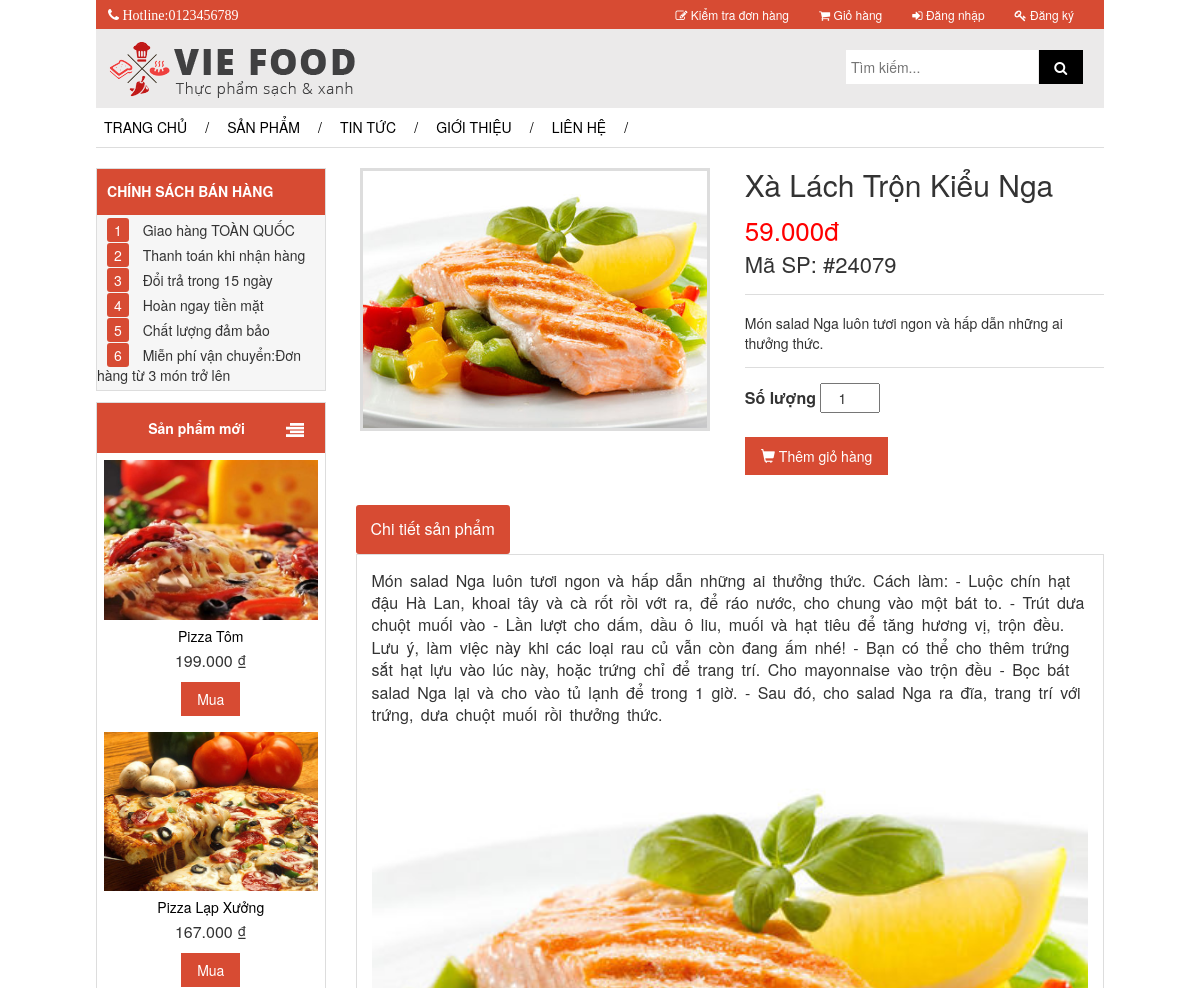
The app's page /chitietsanpham.php?san-pham=24079 (upper part), older data.
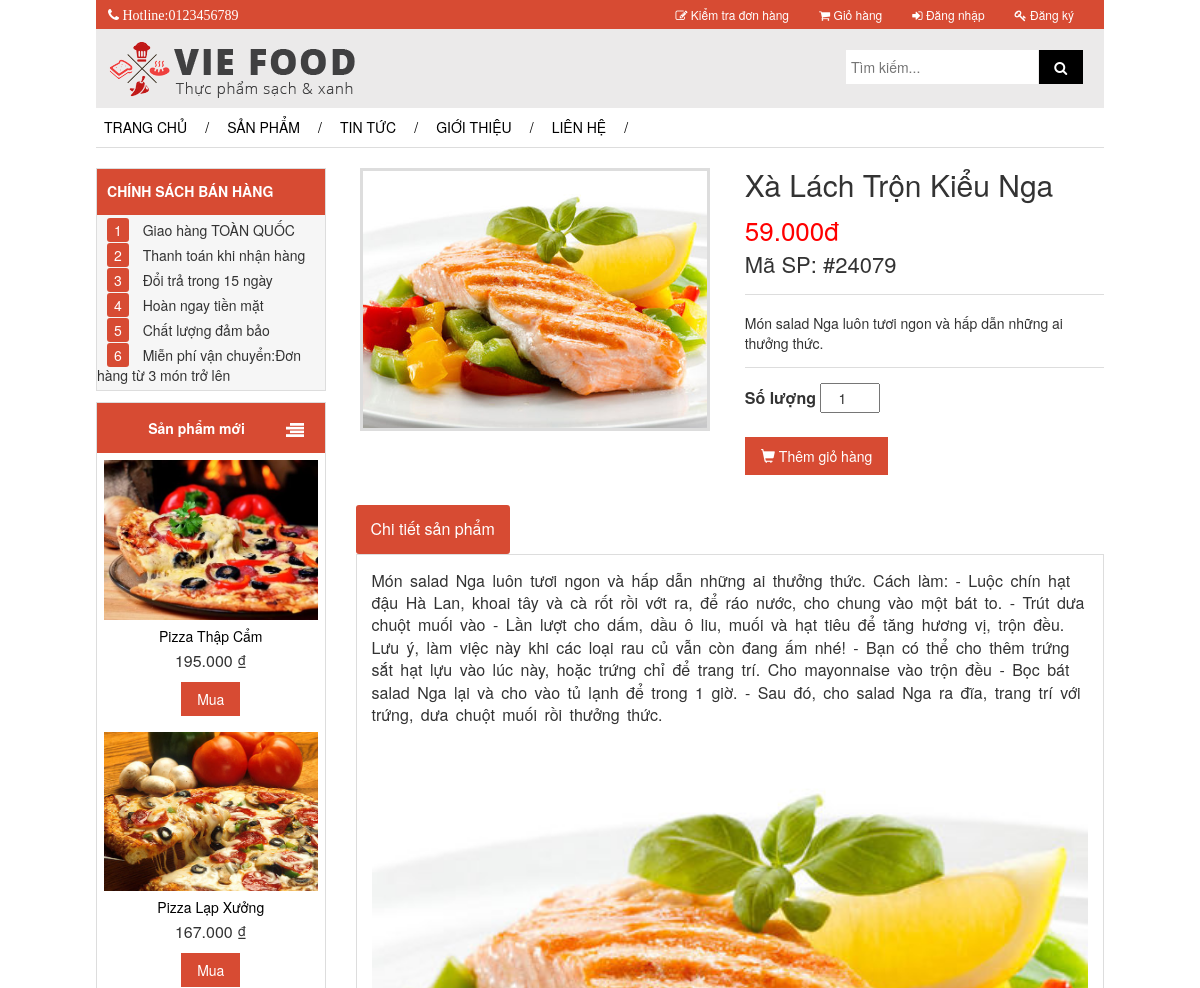
The same page, newer data.
### tables this page shows
CREATE TABLE `sanpham` (
  `Masp` int(100) NOT NULL,
  `Tensp` varchar(100) NOT NULL,
  `Gia` int(100) NOT NULL,
  `MoTaSp` varchar(10000) NOT NULL,
  `ChiTietSP` text NOT NULL,
  `ThongTinNgoai` text NOT NULL,
  `LoaiSp` varchar(100) NOT NULL,
  `LinkHinh` varchar(1000) NOT NULL
);

### chitietsanpham.php (the view, shortened to what the changed rows need)
<?php
	if(isset($_SESSION['user']['uid']))
	{
		include("includes/header_user.php");
	}
	else
	{
		include("includes/header.php");
	}
	include("includes/connect_db.php");
	if(isset($_GET['san-pham']) && $_GET['san-pham']!=null)
	{
		$url=$_GET['san-pham'];
		$query_item="SELECT masp,tensp,gia,motasp,chitietsp,loaisp,linkhinh FROM sanpham WHERE masp=".$url;
		$result_item=mysqli_query($dbc,$query_item);check_errors($result_item,$query_item);
		list($masp,$tensp,$gia,$motasp,$chitietsp,$loaisp,$linkhinh)=mysqli_fetch_array($result_item,MYSQLI_NUM);
	}else{
		header('location:index.php');
	}
?>
	<div id="contain" style="margin-top: 2%;">
		<div class="row">
			<div class="col-md-3">
					<div class="list_banner_detail" style="margin-bottom: 5%;">
					    <?php
						$now=date('Y-m-d H:i:s');
						$query="SELECT masp,tensp,gia,motasp,chitietsp,loaisp,linkhinh FROM sanpham ORDER BY masp desc LIMIT 4";
						$result=mysqli_query($dbc,$query);check_errors($result,$query);
						while(list($masp1,$tensp1,$gia1,$motasp1,$chitietsp1,$loaisp1,$linkhinh1)=mysqli_fetch_array($result,MYSQLI_NUM))
					    {
					    	$query_tk1="SELECT sum(khuyenmai.giatrikhuyenmai) FROM khuyenmai, sanphamkhuyenmai WHERE '{$now}'<=thoigianketthuc and '{$now}'>=thoigianbatdau and khuyenmai.makm=sanphamkhuyenmai.makm and sanphamkhuyenmai.masp={$masp1} and khuyenmai.tinhtrang=1";
							$result_tk1=mysqli_query($dbc,$query_tk1);check_errors($result_tk1,$query_tk1);
							list($km)=mysqli_fetch_array($result_tk1,MYSQLI_NUM);
					    ?>
							<div class="item_1_detail" style="margin-bottom: 0;">
								<div class="imge_dtl">
									<a href="chitietsanpham.php?san-pham=<?php echo $masp1;?>">
										<img src=<?php echo $linkhinh1;?>>
									</a>
								</div>
								<div class="name_dtl" style="margin-top: 3%;">
									<a href="chitietsanpham.php?san-pham=<?php echo $masp1;?>"><?php echo ucwords($tensp1);?></a>
								</div>
								<?php
									if(isset($km)){
								?>
									<div class="price_dtl" style="font-size: 16px;margin-top: 2%;">
										<span style="text-decoration: line-through;"> <?php echo number_format($gia1,0,',','.'); ?> ₫ </span>
										<span style="color: red;">
											<?php echo number_format(($gia1-($gia1*$km)/100),0,',','.'); ?> ₫
										</span>
									</div>
								<?php
									}else{
								?>
										<div class="price_dtl" style="font-size: 16px;margin-top: 2%;">
											<?php echo number_format($gia1,0,',','.'); ?> ₫
										</div>
								<?php
									}
								?>
								<div class="buy_dtl" style="margin-top: 4%;margin-bottom: 1%;">
									<input type="button" name="buyitem" value="Mua" onclick="addCart(<?php echo $masp1;?>);">
								</div>
							</div>
						<?PHP }
						?>
					</div>
				</div>
			<div class="col-md-9">
				<div class="row">
					<div class="col-md-6 col-sm-6 col-xs-12 clearfix" style="text-align: left;">
						<div>
							<h2 style="font-weight: both;margin-top:0;"><?php echo ucwords($tensp);?></h2>
						</div>
					</div>
				</div>
			</div>
		</div>
	</div>
<?php  include("includes/footer.php");?>

Row changes from the older to the newer data that the page shows:
removed sanpham: LinkHinh (picture), Tensp "Pizza Tôm", Gia "199.000"
added sanpham: LinkHinh (picture), Tensp "Pizza Thập Cẩm", Gia "195.000"
